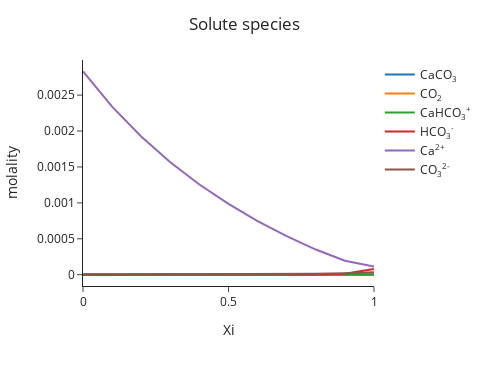

Write notebook code for a chart like this one.
### Markdown cell above
We can use the usual built-in plot types for mixing calculations just like any other mass transfer calculation. Check out some of the other mass transfer demos in the WORM Library if you are unfamiliar with what is possible.

For example, plotting how the concentrations of solutes in Ca_rich change as CO2_rich is gradually mixed in:

### Code cell
m.plot_aqueous_species(x_type="xi",
                       y_type="molality",
                       charge_sign_at_end=True,
                       plot_species=["HCO3-", "CO2", "CO3-2",
                                     "Ca+2", "CaHCO3+", "CaCO3"])

### Figure 1 — Plotly figure (JSON) as saved in the notebook; plotly's stock layout.template omitted (floating-point values rounded to 4 significant figures)
{"data": [{"hovertemplate": "variable=CaCO<sub>3</sub><br>Xi=%{x}<br>molality=%{y}<extra></extra>", "legendgroup": "CaCO<sub>3</sub>", "line": {"color": "#1F77B4", "dash": "solid"}, "marker": {"symbol": "circle"}, "mode": "lines", "name": "CaCO<sub>3</sub>", "orientation": "v", "showlegend": true, "type": "scatter", "x": [0.0, 1e-08, 1e-07, 1e-06, 1e-05, 0.0001, 0.001, 0.002815, 0.01, 0.1, 0.2, 0.3, 0.4, 0.5, 0.6, 0.7, 0.8, 0.9, 1.0, 1.0], "xaxis": "x", "y": [7.361e-07, 7.361e-07, 7.363e-07, 7.383e-07, 7.581e-07, 9.568e-07, 2.941e-06, 6.916e-06, 6.916e-06, 6.916e-06, 6.916e-06, 6.916e-06, 6.916e-06, 6.916e-06, 6.916e-06, 6.916e-06, 6.916e-06, 6.916e-06, 6.916e-06, 6.916e-06], "yaxis": "y"}, {"hovertemplate": "variable=CO<sub>2</sub><br>Xi=%{x}<br>molality=%{y}<extra></extra>", "legendgroup": "CO<sub>2</sub>", "line": {"color": "#FF7F0E", "dash": "solid"}, "marker": {"symbol": "circle"}, "mode": "lines", "name": "CO<sub>2</sub>", "orientation": "v", "showlegend": true, "type": "scatter", "x": [0.0, 1e-08, 1e-07, 1e-06, 1e-05, 0.0001, 0.001, 0.002815, 0.01, 0.1, 0.2, 0.3, 0.4, 0.5, 0.6, 0.7, 0.8, 0.9, 1.0, 1.0], "xaxis": "x", "y": [2.973e-14, 2.973e-14, 2.973e-14, 2.981e-14, 3.062e-14, 3.866e-14, 1.194e-13, 2.834e-13, 2.945e-13, 4.783e-13, 8.327e-13, 1.492e-12, 2.796e-12, 5.611e-12, 1.251e-11, 3.31e-11, 1.193e-10, 8.246e-10, 1.993e-08, 1.993e-08], "yaxis": "y"}, {"hovertemplate": "variable=CaHCO<sub>3</sub><sup>+</sup><br>Xi=%{x}<br>molality=%{y}<extra></extra>", "legendgroup": "CaHCO<sub>3</sub><sup>+</sup>", "line": {"color": "#2CA02C", "dash": "solid"}, "marker": {"symbol": "circle"}, "mode": "lines", "name": "CaHCO<sub>3</sub><sup>+</sup>", "orientation": "v", "showlegend": true, "type": "scatter", "x": [0.0, 1e-08, 1e-07, 1e-06, 1e-05, 0.0001, 0.001, 0.002815, 0.01, 0.1, 0.2, 0.3, 0.4, 0.5, 0.6, 0.7, 0.8, 0.9, 1.0, 1.0], "xaxis": "x", "y": [1.747e-10, 1.747e-10, 1.748e-10, 1.753e-10, 1.8e-10, 2.272e-10, 6.993e-10, 1.65e-09, 1.672e-09, 1.966e-09, 2.366e-09, 2.875e-09, 3.548e-09, 4.479e-09, 5.86e-09, 8.129e-09, 1.256e-08, 2.481e-08, 9.458e-08, 9.458e-08], "yaxis": "y"}, {"hovertemplate": "variable=HCO<sub>3</sub><sup>-</sup><br>Xi=%{x}<br>molality=%{y}<extra></extra>", "legendgroup": "HCO<sub>3</sub><sup>-</sup>", "line": {"color": "#D62728", "dash": "solid"}, "marker": {"symbol": "circle"}, "mode": "lines", "name": "HCO<sub>3</sub><sup>-</sup>", "orientation": "v", "showlegend": true, "type": "scatter", "x": [0.0, 1e-08, 1e-07, 1e-06, 1e-05, 0.0001, 0.001, 0.002815, 0.01, 0.1, 0.2, 0.3, 0.4, 0.5, 0.6, 0.7, 0.8, 0.9, 1.0, 1.0], "xaxis": "x", "y": [7.805e-09, 7.805e-09, 7.807e-09, 7.828e-09, 8.039e-09, 1.015e-08, 3.128e-08, 7.4e-08, 7.582e-08, 1.032e-07, 1.47e-07, 2.135e-07, 3.197e-07, 5.009e-07, 8.41e-07, 1.58e-06, 3.623e-06, 1.246e-05, 7.811e-05, 7.811e-05], "yaxis": "y"}, {"hovertemplate": "variable=Ca<sup>2+</sup><br>Xi=%{x}<br>molality=%{y}<extra></extra>", "legendgroup": "Ca<sup>2+</sup>", "line": {"color": "#9467BD", "dash": "solid"}, "marker": {"symbol": "circle"}, "mode": "lines", "name": "Ca<sup>2+</sup>", "orientation": "v", "showlegend": true, "type": "scatter", "x": [0.0, 1e-08, 1e-07, 1e-06, 1e-05, 0.0001, 0.001, 0.002815, 0.01, 0.1, 0.2, 0.3, 0.4, 0.5, 0.6, 0.7, 0.8, 0.9, 1.0, 1.0], "xaxis": "x", "y": [0.002832, 0.002832, 0.002832, 0.002832, 0.002832, 0.002831, 0.002827, 0.002819, 0.00278, 0.00234, 0.001923, 0.001566, 0.001256, 0.0009856, 0.0007471, 0.000536, 0.0003501, 0.0001943, 0.0001156, 0.0001156], "yaxis": "y"}, {"hovertemplate": "variable=CO<sub>3</sub><sup>2-</sup><br>Xi=%{x}<br>molality=%{y}<extra></extra>", "legendgroup": "CO<sub>3</sub><sup>2-</sup>", "line": {"color": "#8C564B", "dash": "solid"}, "marker": {"symbol": "circle"}, "mode": "lines", "name": "CO<sub>3</sub><sup>2-</sup>", "orientation": "v", "showlegend": true, "type": "scatter", "x": [0.0, 1e-08, 1e-07, 1e-06, 1e-05, 0.0001, 0.001, 0.002815, 0.01, 0.1, 0.2, 0.3, 0.4, 0.5, 0.6, 0.7, 0.8, 0.9, 1.0, 1.0], "xaxis": "x", "y": [2.559e-07, 2.56e-07, 2.56e-07, 2.567e-07, 2.636e-07, 3.327e-07, 1.024e-06, 2.413e-06, 2.435e-06, 2.739e-06, 3.146e-06, 3.653e-06, 4.31e-06, 5.199e-06, 6.484e-06, 8.519e-06, 1.224e-05, 2.058e-05, 3.309e-05, 3.309e-05], "yaxis": "y"}], "layout": {"height": 366, "legend": {"title": {}, "tracegroupgap": 0}, "margin": {"t": 60}, "showlegend": true, "title": {"text": "Solute species", "x": 0.5, "xanchor": "center"}, "width": 488, "xaxis": {"anchor": "y", "autorange": true, "domain": [0, 1], "range": [0, 1], "title": {"text": "Xi"}, "type": "linear"}, "yaxis": {"anchor": "x", "autorange": true, "domain": [0, 1], "range": [-0.0001573, 0.002989], "title": {"text": "molality"}, "type": "linear"}}}
